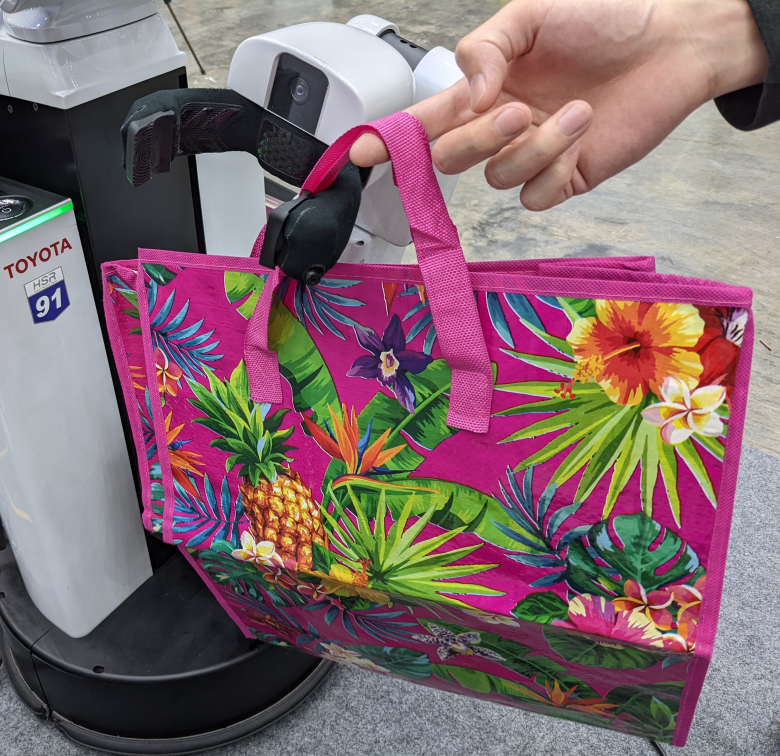
#> input picture challenge_carry_my_luggage/src/challenge_carry_my_luggage/carry_my_luggage.jpg, 3119 x 3024 px (shown at 1/4 size)
$ python -i color_analysis.py   (imports and definitions only)   (Python 2 division)   (older library calls are emulated)
#> lines starting #> are read from the running program, lines starting #| are printed output that depends on the picture
#!/usr/bin/python

"""This is a bit of magic :-)
Basically, the colors o the pixels in an image are clustered into NUM_CLUSTERS clusters using K-means (i.e. K == NUM_CLUSTERS).
With this, we know the most common RGB values (i.e. vector in 3D-space), but not yet an actual human-understandable color name for them.

To actually get a color name, we borrow color names from matplotlib.
This library has a mapping of colornames to RGB-values.
To give most common RGB values a name, we use the Euclidian distance between a color vector with a known name, and a cluster from k-means. """

import struct
from PIL import Image
import scipy
import scipy.misc
import scipy.cluster

import matplotlib
import numpy as np
import operator

NUM_CLUSTERS = 5


# [13 lines left out: function replace_color, not called in this run]

def vector2hex(vector):
    colour = '#'+''.join(chr(c) for c in vector).encode('hex')
    return colour

def hex2vector(hexcolor):
    return matplotlib.colors.hex2color(hexcolor)

name2hex = {"blue":"#0000FF",
            "green":"#008000",
            "red":"#FF0000",
            "blue-greenish":"#00FFFF", #"cyan"
            "fuchsia":"#FF00FF",
            "yellow":"#FFFF00",
            "black":"#000000",
            "white":"#FFFFFF",
            "brown":"#964B00",
            "pink":"#FFCBDB",
            "orange":"#FF7F00"} #matplotlib.colors.cnames
referencevector2name = {hex2vector(_hex):name for name,_hex in name2hex.iteritems()} #Create a dictionary/map from reference-color's 3D-vector to its colorname
# print referencevector2name
# import ipdb; ipdb.set_trace()

def analyze(im):
    # print 'reading image'

    im = im.resize((150, 150))      # optional, to reduce time

    im = replace_color(im, (255, 255, 255), (0,0,0)) #If it's fully white, replace it with black

    ar = scipy.misc.fromimage(im)
    shape = ar.shape
    ar = ar.reshape(scipy.product(shape[:2]), shape[2])

    # print 'finding clusters'
    codes, dist = scipy.cluster.vq.kmeans(ar, NUM_CLUSTERS)
    # print 'cluster centres:\n', codes

    vecs, dist = scipy.cluster.vq.vq(ar, codes)         # assign codes
    counts, bins = scipy.histogram(vecs, len(codes))    # count occurrences

    vector2count = dict(zip([tuple(vector) for vector in codes], counts))
    name2count = {describe_color(vector2hex(vector)):count for vector,count in vector2count.iteritems()}
    # print name2count

    color_popularity_sorted = sorted(name2count.items(), key=operator.itemgetter(1), reverse=True)
    # import ipdb; ipdb.set_trace()

    #If the most popular color is black, than we selected the background.
    #   This must be discarded so we pick the most popular color in the object
    if color_popularity_sorted[0][0] == "black":
        del color_popularity_sorted[0]

    return color_popularity_sorted[0][0]

    # [7 lines of commented-out code are left out]

# [27 lines left out: functions describe_color, vector_distance, not called in this run]

# [12 lines not run here, left out]

>>> import cv2
>>> picture = cv2.imread('../../challenge_carry_my_luggage/src/challenge_carry_my_luggage/carry_my_luggage.jpg', cv2.IMREAD_GRAYSCALE)
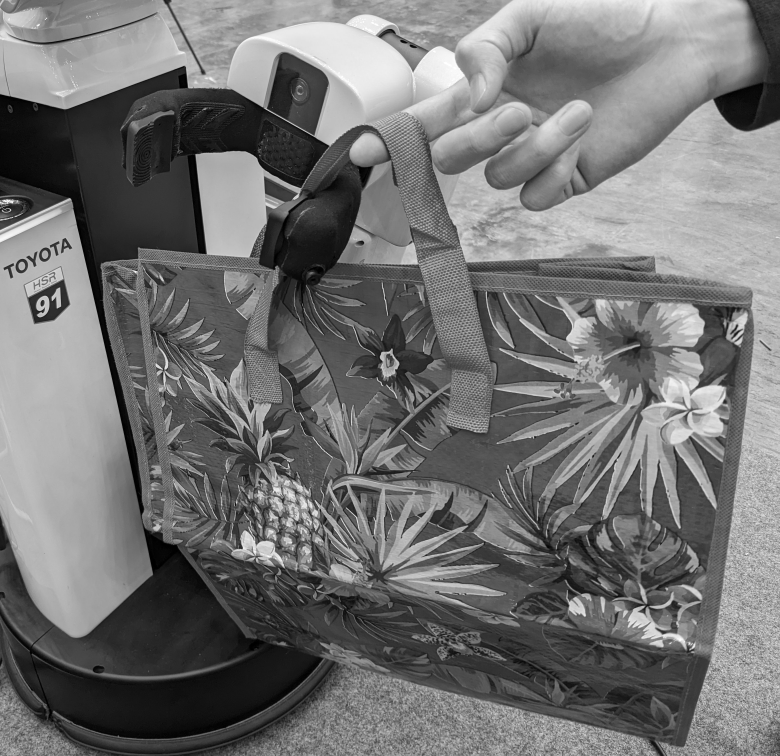
#> picture: shape (3024, 3119) (shown at 1/4 size); min 0, max 255, mean 114.3
#> (the run stopped early here; a loop or call above may not have finished)
